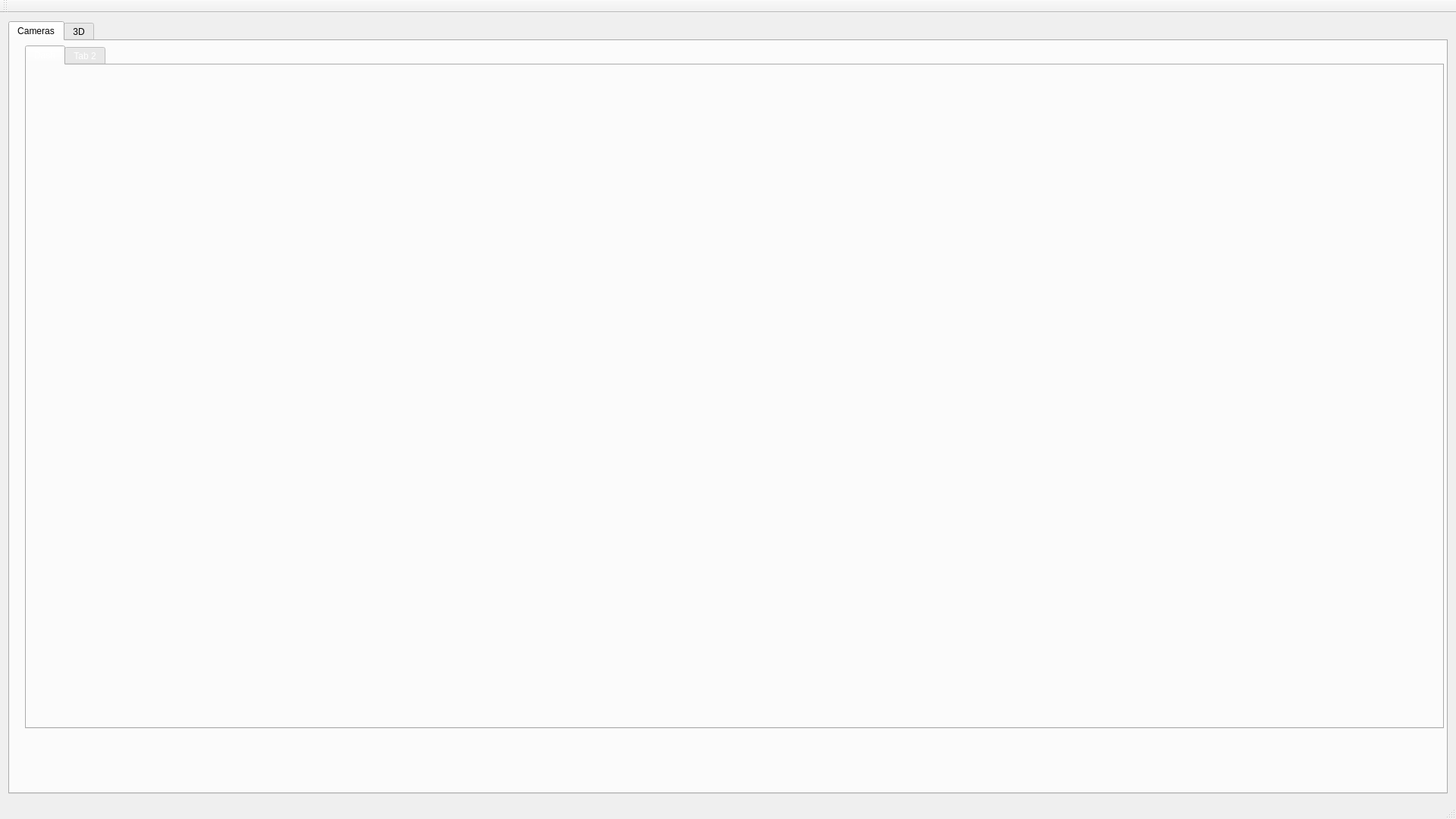
<?xml version="1.0" encoding="UTF-8"?>
<ui version="4.0">
 <class>MainWindow</class>
 <widget class="QMainWindow" name="MainWindow">
  <property name="windowModality">
   <enum>Qt::NonModal</enum>
  </property>
  <property name="geometry">
   <rect>
    <x>0</x>
    <y>0</y>
    <width>1920</width>
    <height>1080</height>
   </rect>
  </property>
  <property name="windowTitle">
   <string>InnoReal</string>
  </property>
  <property name="iconSize">
   <size>
    <width>32</width>
    <height>32</height>
   </size>
  </property>
  <widget class="QWidget" name="centralWidget">
   <layout class="QGridLayout" name="gridLayout_2">
    <item row="0" column="0">
     <widget class="QTabWidget" name="tabWidget">
      <property name="contextMenuPolicy">
       <enum>Qt::DefaultContextMenu</enum>
      </property>
      <property name="layoutDirection">
       <enum>Qt::LeftToRight</enum>
      </property>
      <property name="autoFillBackground">
       <bool>false</bool>
      </property>
      <property name="tabPosition">
       <enum>QTabWidget::North</enum>
      </property>
      <property name="tabShape">
       <enum>QTabWidget::Rounded</enum>
      </property>
      <property name="currentIndex">
       <number>0</number>
      </property>
      <property name="iconSize">
       <size>
        <width>32</width>
        <height>32</height>
       </size>
      </property>
      <property name="elideMode">
       <enum>Qt::ElideLeft</enum>
      </property>
      <widget class="QWidget" name="tab">
       <attribute name="icon">
        <iconset>
         <selectedoff>:/image/camera_2.png</selectedoff>
         <selectedon>:/image/camera_1.png</selectedon>
        </iconset>
       </attribute>
       <attribute name="title">
        <string>Cameras</string>
       </attribute>
       <widget class="QTabWidget" name="tabWidget_2">
        <property name="geometry">
         <rect>
          <x>20</x>
          <y>6</y>
          <width>1871</width>
          <height>901</height>
         </rect>
        </property>
        <property name="palette">
         <palette>
          <active>
           <colorrole role="WindowText">
            <brush brushstyle="SolidPattern">
             <color alpha="255">
              <red>255</red>
              <green>255</green>
              <blue>255</blue>
             </color>
            </brush>
           </colorrole>
          </active>
          <inactive>
           <colorrole role="WindowText">
            <brush brushstyle="SolidPattern">
             <color alpha="255">
              <red>255</red>
              <green>255</green>
              <blue>255</blue>
             </color>
            </brush>
           </colorrole>
          </inactive>
          <disabled>
           <colorrole role="WindowText">
            <brush brushstyle="SolidPattern">
             <color alpha="255">
              <red>127</red>
              <green>127</green>
              <blue>127</blue>
             </color>
            </brush>
           </colorrole>
          </disabled>
         </palette>
        </property>
        <property name="currentIndex">
         <number>0</number>
        </property>
        <widget class="QWidget" name="tab_3">
         <attribute name="title">
          <string>Dash</string>
         </attribute>
         <layout class="QGridLayout" name="gridLayout"/>
        </widget>
        <widget class="QWidget" name="tab_4">
         <attribute name="title">
          <string>Tab 2</string>
         </attribute>
        </widget>
       </widget>
      </widget>
      <widget class="QWidget" name="tab_2">
       <attribute name="icon">
        <iconset>
         <selectedoff>:/image/3D.png</selectedoff>
         <selectedon>:/image/3D_2.png</selectedon>
        </iconset>
       </attribute>
       <attribute name="title">
        <string>3D</string>
       </attribute>
      </widget>
     </widget>
    </item>
   </layout>
  </widget>
  <widget class="QMenuBar" name="menuBar">
   <property name="geometry">
    <rect>
     <x>0</x>
     <y>0</y>
     <width>1920</width>
     <height>22</height>
    </rect>
   </property>
  </widget>
  <widget class="QToolBar" name="mainToolBar">
   <attribute name="toolBarArea">
    <enum>TopToolBarArea</enum>
   </attribute>
   <attribute name="toolBarBreak">
    <bool>false</bool>
   </attribute>
  </widget>
  <widget class="QStatusBar" name="statusBar"/>
 </widget>
 <layoutdefault spacing="6" margin="11"/>
 <resources/>
 <connections/>
</ui>
